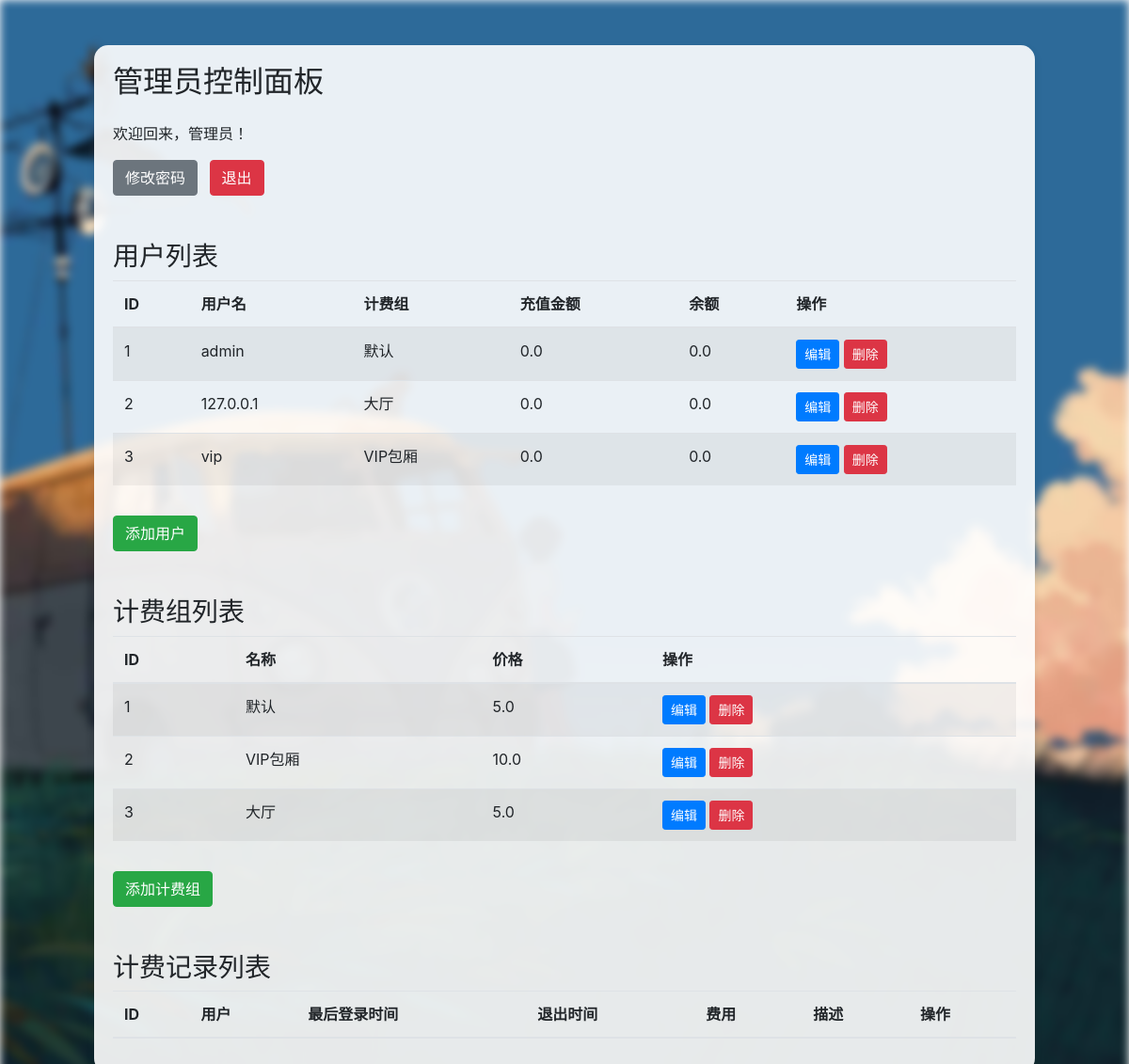
Screenshot of /admin_dashboard (signed in) with the database file from the repository.
### app.py (models this page shows, shortened)
class User(db.Model):
    __tablename__ = 'user'
    id = db.Column(db.Integer, primary_key=True)
    username = db.Column(db.String(80), unique=True, nullable=False)
    password = db.Column(db.String(120), nullable=False)
    is_admin = db.Column(db.Boolean, default=False)
    is_logged = db.Column(db.Boolean, default=False)
    last_login = db.Column(db.DateTime, default=datetime.now())
    billing_group_id = db.Column(db.Integer, db.ForeignKey('billing_group.id'), nullable=False)  # 关联 BillingGroup 模型
    balance = db.Column(db.Float, nullable=False, default=0)
    balance_left = db.Column(db.Float, nullable=False, default=0)
    on_call = db.Column(db.Boolean, default=False)
    is_verified = db.Column(db.Boolean, default=False)
    card_id = db.Column(db.Integer, db.ForeignKey('card.id'), nullable=False, default=0)
    card = db.relationship('Card', backref='users')
    remark = db.Column(db.String(120), default='')

class BillingGroup(db.Model):
    __tablename__ = 'billing_group'
    id = db.Column(db.Integer, primary_key=True)
    name = db.Column(db.String(80), unique=True, nullable=False)
    price = db.Column(db.Float, nullable=False)
    users = db.relationship('User', backref='billing_group', lazy=True)

### app.py (the view)
@app.route('/admin_dashboard')
def admin_dashboard():
    if not session.get('logged_in') or not session.get('is_admin'):
        return redirect(url_for('index'))
    users = User.query.all()  # 获取所有用户
    billing_groups = BillingGroup.query.all()  # 获取所有计费组
    billing_records = BillingRecord.query.all()  # 获取所有计费记录
    calling_users = [user for user in users if user.on_call]
    return render_template('admin_dashboard.html', users=users, billing_groups=billing_groups,
                           billing_records=billing_records, calling_users=calling_users)

### templates/admin_dashboard.html (shortened to what this page needs)
<!DOCTYPE html>
<html>
<head>
    <link rel="stylesheet" href="https://cdn.jsdelivr.net/npm/bootstrap@4.6.2/dist/css/bootstrap.min.css">
    <div class="bg">
    </div>
</head>
<body>
<div class="container mt-5">
    <div class="admin-panel">
        <div class="row">
            <div class="col-md-12">
                <h2 class="mb-4">管理员控制面板</h2>
                <p>欢迎回来，管理员！</p>
                <a href="/admin_change_password" class="btn btn-secondary mr-2">修改密码</a>
                <a href="/logout" class="btn btn-danger">退出</a>
                <h3 class="mt-5">用户列表</h3>
                <table class="table table-striped">
                    <thead>
                    <tr>
                        <th>ID</th>
                        <th>用户名</th>
                        <th>计费组</th>
                        <th>充值金额</th>
                        <th>余额</th>
                        <th>操作</th>
                    </tr>
                    </thead>
                    <tbody>
                    {% for user in users %}
                    <tr>
                        <td>{{user.id}}</td>
                        <td>{{user.username}}</td>
                        <td>{{user.billing_group.name}}</td>
                        <td>{{user.balance}}</td>
                        <td>{{user.balance_left}}</td>
                        <td>
                            <a href="/edit_user/{{ user.id }}" class="btn btn-sm btn-primary">编辑</a>
                            <a href="/delete_user/{{ user.id }}" class="btn btn-sm btn-danger">删除</a>
                        </td>
                    </tr>
                    {% endfor %}
                    </tbody>
                </table>
                <a href="/add_user" class="btn btn-success mt-3">添加用户</a>
                <h3 class="mt-5">计费组列表</h3>
                <table class="table table-striped">
                    <thead>
                    <tr>
                        <th>ID</th>
                        <th>名称</th>
                        <th>价格</th>
                        <th>操作</th>
                    </tr>
                    </thead>
                    <tbody>
                    {% for billing_group in billing_groups %}
                    <tr>
                        <td>{{billing_group.id}}</td>
                        <td>{{billing_group.name}}</td>
                        <td>{{billing_group.price}}</td>
                        <td>
                            <a href="/edit_billing_group/{{ billing_group.id }}"
                               class="btn btn-sm btn-primary">编辑</a>
                            <a href="/delete_billing_group/{{ billing_group.id }}"
                               class="btn btn-sm btn-danger">删除</a>
                        </td>
                    </tr>
                    {% endfor %}
                    </tbody>
                </table>
                <a href="/add_billing_group" class="btn btn-success mt-3">添加计费组</a>
                <h3 class="mt-5">计费记录列表</h3>
                <table class="table table-striped">
                    <thead>
                    <tr>
                        <th>ID</th>
                        <th>用户</th>
                        <th>最后登录时间</th>
                        <th>退出时间</th>
                        <th>费用</th>
                        <th>描述</th>
                        <th>操作</th>
                    </tr>
                    </thead>
                </table>
            </div>
        </div>
    </div>
</div>
</body>
</html>

### templates/admin_dashboard.html (style rules this page uses)
.bg { position: fixed; top: 0; left: 0; width: 100%; height: 100%; overflow: hidden; z-index: -1; }
.admin-panel { background-color: rgba(255, 255, 255, 0.9); padding: 20px; border-radius: 15px; box-shadow: 0 4px 8px rgba(0, 0, 0, 0.1); margin: 20px auto; max-width: 1000px; }

### rows the page displays
User: id "1", username "admin", billing_group.name "默认", balance "0.0", balance_left "0.0"
User: id "2", username "127.0.0.1", billing_group.name "大厅", balance "0.0", balance_left "0.0"
User: id "3", username "vip", billing_group.name "VIP包厢", balance "0.0", balance_left "0.0"
BillingGroup: id "1", name "默认", price "5.0"
BillingGroup: id "2", name "VIP包厢", price "10.0"
BillingGroup: id "3", name "大厅", price "5.0"
